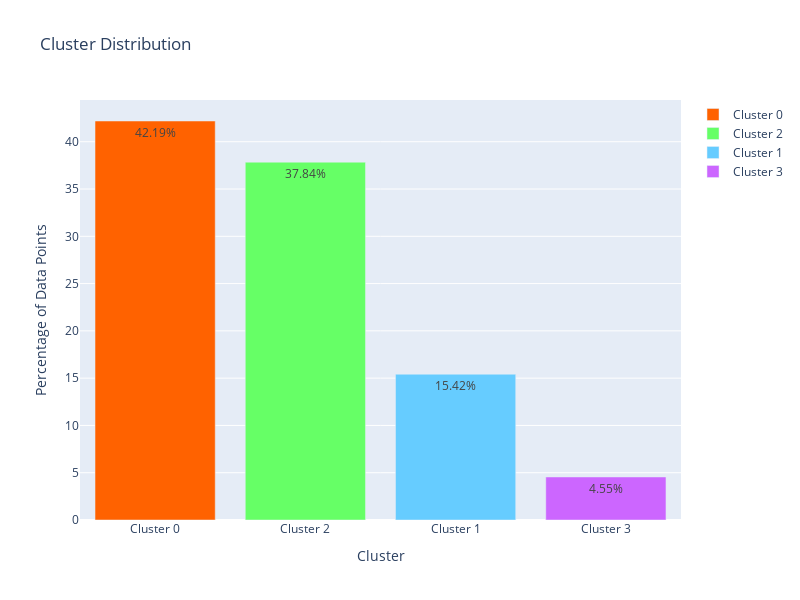

Source (notebook cell):
### Markdown cell above
<div style="border-radius:10px; padding: 15px; background-color: #ffeacc; font-size:120%; text-align:left">
<h3 align="left"><font color=#ff6200>Inference</font></h3>
    
The distribution of customers across the clusters, as depicted by the bar plot, suggests a fairly balanced distribution with clusters 0 and 1 holding around 41% of customers each and cluster 2 accommodating approximately 18% of the customers. 

This balanced distribution indicates that our clustering process has been largely successful in identifying meaningful patterns within the data, rather than merely grouping noise or outliers. It implies that each cluster represents a substantial and distinct segment of the customer base, thereby offering valuable insights for future business strategies.

Moreover, the fact that no cluster contains a very small percentage of customers, assures us that each cluster is significant and not just representing outliers or noise in the data. This setup allows for a more nuanced understanding and analysis of different customer segments, facilitating effective and informed decision-making.

### Code cell
#For agglomerative clustering plot bar graph to visualize the percentage of customers in each cluster

# Calculate cluster frequencies
cluster_counts = customer_data_pca['Cluster'].value_counts()
total_customers = cluster_counts.sum()

# Calculate percentages
cluster_percentages = cluster_counts / total_customers * 100

# Define colors for each cluster
cluster_colors = ['#ff6200', '#66ccff', '#66ff66', '#cc66ff']  # Add more colors if needed

# Create bar plot
fig = go.Figure()

# Add bars for each cluster
for cluster_id, percentage in cluster_percentages.items():
    fig.add_trace(go.Bar(
        x=[f'Cluster {cluster_id}'],
        y=[percentage],
        text=[f'{percentage:.2f}%'],
        textposition='auto',
        marker=dict(color=cluster_colors[cluster_id]),
        name=f'Cluster {cluster_id}'
    ))

# Update layout
fig.update_layout(
    title='Cluster Distribution',
    xaxis=dict(title='Cluster'),
    yaxis=dict(title='Percentage of Data Points'),
    width=800,
    height=600
)

# Show plot
fig.show()

### Figure 1 — Plotly figure (JSON) as saved in the notebook; plotly's stock layout.template omitted (floating-point values rounded to 4 significant figures)
{"data": [{"marker": {"color": "#ff6200"}, "name": "Cluster 0", "text": ["42.19%"], "textposition": "auto", "type": "bar", "x": ["Cluster 0"], "y": [42.19]}, {"marker": {"color": "#66ff66"}, "name": "Cluster 2", "text": ["37.84%"], "textposition": "auto", "type": "bar", "x": ["Cluster 2"], "y": [37.84]}, {"marker": {"color": "#66ccff"}, "name": "Cluster 1", "text": ["15.42%"], "textposition": "auto", "type": "bar", "x": ["Cluster 1"], "y": [15.42]}, {"marker": {"color": "#cc66ff"}, "name": "Cluster 3", "text": ["4.55%"], "textposition": "auto", "type": "bar", "x": ["Cluster 3"], "y": [4.549]}], "layout": {"height": 600, "title": {"text": "Cluster Distribution"}, "width": 800, "xaxis": {"title": {"text": "Cluster"}}, "yaxis": {"title": {"text": "Percentage of Data Points"}}}}
